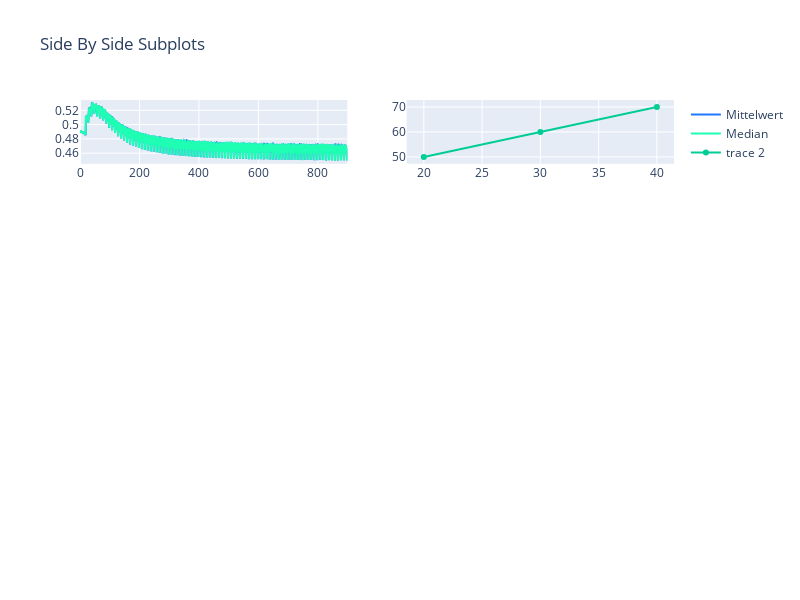

Write notebook code for a chart like this one.
### Code cell
number_of_plots = number_of_distinct_experiments
## Example with custom arrangement of plots
from plotly.subplots import make_subplots
fig = make_subplots(rows=3, cols=3, shared_yaxes="all")

### Figure 1 — Plotly figure (JSON) as saved in the notebook; plotly's stock layout.template omitted (floating-point values rounded to 4 significant figures; data arrays with more than 128 entries replaced by an {"elided": "..."} marker saying what was removed)
{"data": [{"line": {"color": "rgb(31, 119, 255)"}, "mode": "lines", "name": "Mittelwert", "type": "scatter", "xaxis": "x", "y": {"elided": "900 float values"}, "yaxis": "y"}, {"line": {"color": "rgb(31, 255, 180)"}, "mode": "lines", "name": "Median", "type": "scatter", "xaxis": "x", "y": {"elided": "900 float values"}, "yaxis": "y"}, {"type": "scatter", "x": [20, 30, 40], "xaxis": "x2", "y": [50, 60, 70], "yaxis": "y2"}], "layout": {"height": 600, "title": {"text": "Side By Side Subplots"}, "width": 800, "xaxis": {"anchor": "y", "domain": [0.0, 0.45]}, "xaxis10": {"anchor": "y10", "domain": [0.55, 1.0]}, "xaxis2": {"anchor": "y2", "domain": [0.55, 1.0]}, "xaxis3": {"anchor": "y3", "domain": [0.0, 0.45]}, "xaxis4": {"anchor": "y4", "domain": [0.55, 1.0]}, "xaxis5": {"anchor": "y5", "domain": [0.0, 0.45]}, "xaxis6": {"anchor": "y6", "domain": [0.55, 1.0]}, "xaxis7": {"anchor": "y7", "domain": [0.0, 0.45]}, "xaxis8": {"anchor": "y8", "domain": [0.55, 1.0]}, "xaxis9": {"anchor": "y9", "domain": [0.0, 0.45]}, "yaxis": {"anchor": "x", "domain": [0.848, 1.0]}, "yaxis10": {"anchor": "x10", "domain": [0.0, 0.152]}, "yaxis2": {"anchor": "x2", "domain": [0.848, 1.0]}, "yaxis3": {"anchor": "x3", "domain": [0.636, 0.788]}, "yaxis4": {"anchor": "x4", "domain": [0.636, 0.788]}, "yaxis5": {"anchor": "x5", "domain": [0.424, 0.576]}, "yaxis6": {"anchor": "x6", "domain": [0.424, 0.576]}, "yaxis7": {"anchor": "x7", "domain": [0.212, 0.364]}, "yaxis8": {"anchor": "x8", "domain": [0.212, 0.364]}, "yaxis9": {"anchor": "x9", "domain": [0.0, 0.152]}}}
